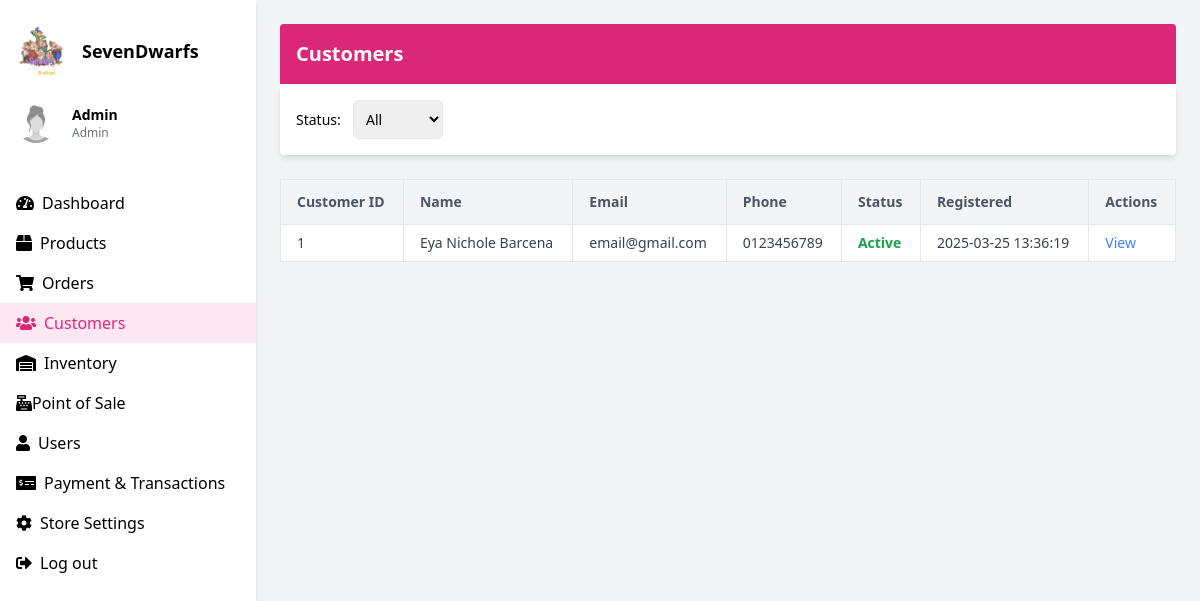
Page /customers.php on the earlier database version.
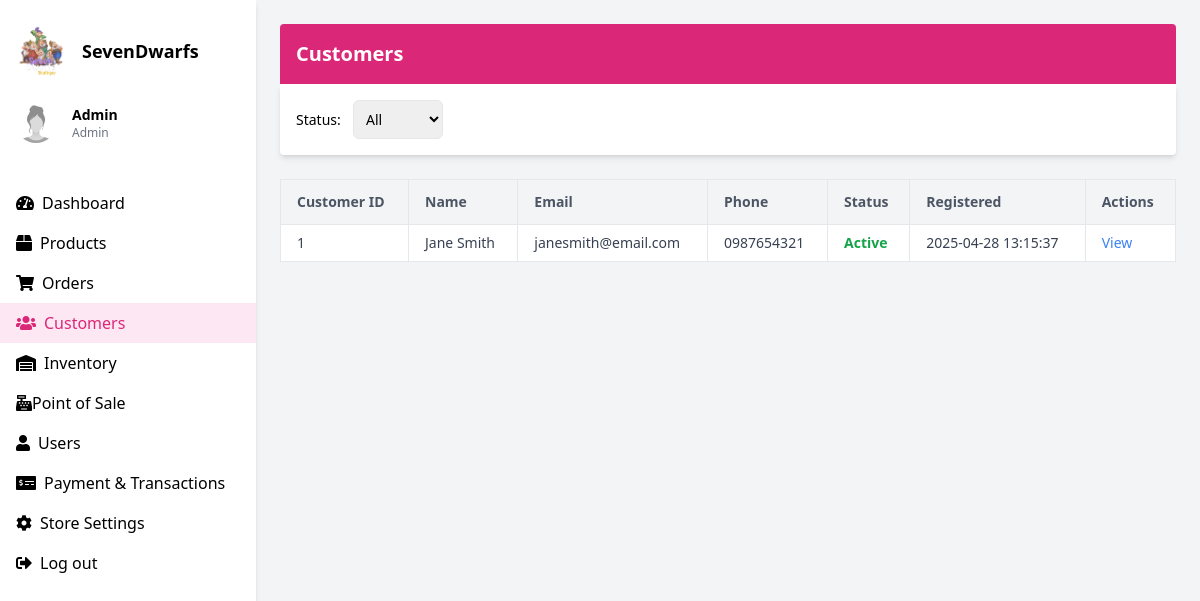
Same page on the later database version.
### tables this page shows
CREATE TABLE `customers` (
  `customer_id` int(11) NOT NULL,
  `first_name` varchar(100) NOT NULL,
  `last_name` varchar(100) NOT NULL,
  `email` varchar(150) NOT NULL,
  `phone` varchar(20) DEFAULT NULL,
  `password_hash` varchar(255) NOT NULL,
  `address` text DEFAULT NULL,
  `status_id` int(11) DEFAULT 1,
  `created_at` timestamp NOT NULL DEFAULT current_timestamp(),
  `profile_picture` varchar(255) DEFAULT NULL
);

CREATE TABLE `status` (
  `status_id` int(11) NOT NULL,
  `status_name` enum('Active','Inactive','Suspended') NOT NULL
);

### customers.php (the view, shortened to what the changed rows need)
<?php
    require 'conn.php';
    $customers = [];
    $sql = "
        SELECT c.customer_id,
               CONCAT(c.first_name, ' ', c.last_name) AS name,
               c.email,
               c.phone,
               s.status_name,
               c.created_at
        FROM customers c
        INNER JOIN status s ON c.status_id = s.status_id
    ";
    $result = $conn->query($sql);
    if ($result->num_rows > 0) {
        while ($row = $result->fetch_assoc()) {
            $customers[] = $row;
        }
    }
?>
<!DOCTYPE html>
<html lang="en">
<head>
  <script src="https://cdn.tailwindcss.com"></script>
  <link href="https://cdnjs.cloudflare.com/ajax/libs/font-awesome/5.15.3/css/all.min.css" rel="stylesheet" />
</head>
<body class="bg-gray-100">
  <div class="flex h-screen">
    <div class="w-64 bg-white shadow-md">
      <div class="p-4">
        <div class="flex items-center space-x-4">
          <h2 class="text-lg font-semibold">SevenDwarfs</h2>
        </div>
      </div>
    </div>
    <div class="flex-1 p-6 overflow-auto">
      <div class="bg-pink-600 text-white p-4 rounded-t">
        <h1 class="text-xl font-bold">Customers</h1>
      </div>
      <div class="overflow-x-auto">
        <table class="min-w-full table-auto border border-gray-200 shadow-md text-sm bg-white">
          <thead class="bg-gray-100 text-left text-gray-600">
            <tr>
              <th class="px-4 py-3 border">Customer ID</th>
              <th class="px-4 py-3 border">Name</th>
              <th class="px-4 py-3 border">Email</th>
              <th class="px-4 py-3 border">Phone</th>
              <th class="px-4 py-3 border">Status</th>
              <th class="px-4 py-3 border">Registered</th>
              <th class="px-4 py-3 border">Actions</th>
            </tr>
          </thead>
          <tbody class="text-gray-700">
            <?php if (!empty($customers)) {
              foreach ($customers as $customer) { ?>
              <tr class="hover:bg-gray-50">
                <td class="px-4 py-2 border"><?php echo $customer['customer_id']; ?></td>
                <td class="px-4 py-2 border"><?php echo htmlspecialchars($customer['name']); ?></td>
                <td class="px-4 py-2 border"><?php echo htmlspecialchars($customer['email']); ?></td>
                <td class="px-4 py-2 border"><?php echo htmlspecialchars($customer['phone']); ?></td>
                <td class="px-4 py-2 border font-semibold capitalize <?php echo strtolower($customer['status_name']) === 'active' ? 'text-green-600' : 'text-red-600'; ?>">
                  <?php echo $customer['status_name']; ?>
                </td>
                <td class="px-4 py-2 border"><?php echo $customer['created_at']; ?></td>
                <td class="px-4 py-2 border">
                  <a href="#" class="text-blue-500 hover:underline font-medium">View</a>
                </td>
              </tr>
            <?php }
            } else { ?>
              <tr>
                <td colspan="8" class="text-center px-4 py-4 text-gray-500 border">No customers found</td>
              </tr>
            <?php } ?>
          </tbody>
        </table>
      </div>
    </div>
  </div>
</body>
</html>

Differences in the rows shown:
changed customers "Active": name "Eya Nichole Barcena" → "Jane Smith"; email "email@gmail.com" → "janesmith@email.com"; phone "0123456789" → "0987654321"; created_at "2025-03-25 13:36:19" → "2025-04-28 13:15:37"
